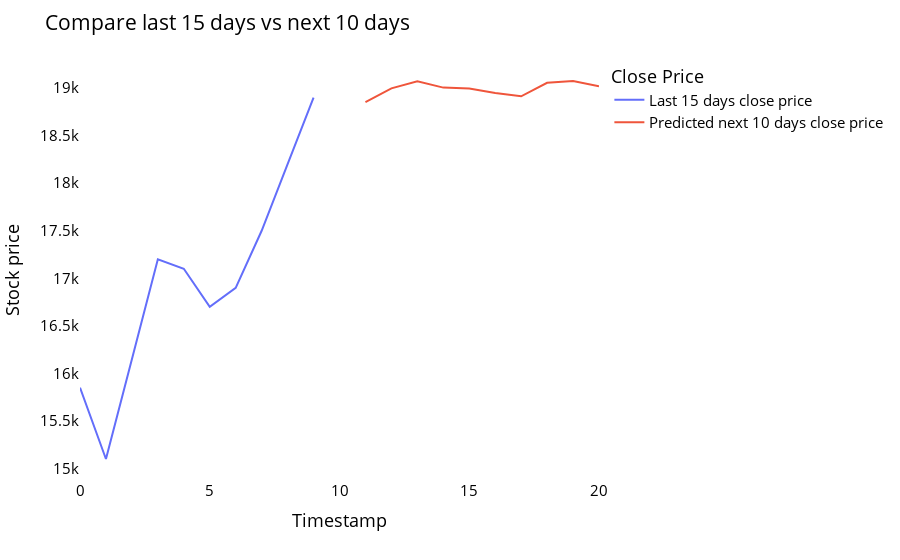

The notebook cell saved with this chart:
### Code cell
import copy

temp_mat = np.empty((len(last_days)+pred_days+1,1))
temp_mat[:] = np.nan
temp_mat = temp_mat.reshape(1,-1).tolist()[0]

last_original_days_value = copy.deepcopy(temp_mat)
next_predicted_days_value = copy.deepcopy(temp_mat)

last_original_days_value[0:time_step+1] = scaler.inverse_transform(closedf[len(closedf)-time_step:]).reshape(1,-1).tolist()[0]
next_predicted_days_value[time_step+1:] = scaler.inverse_transform(np.array(lst_output).reshape(-1,1)).reshape(1,-1).tolist()[0]
last_original_days_value.append(None)
names = cycle(['Last 15 days close price','Predicted next 10 days close price'])

new_pred_plot = pd.DataFrame({
    'last_original_days_value':last_original_days_value,
    'next_predicted_days_value':next_predicted_days_value
})

fig = px.line(new_pred_plot,x=new_pred_plot.index, y=[new_pred_plot['last_original_days_value'],
                                                      new_pred_plot['next_predicted_days_value']],
              labels={'value': 'Stock price','index': 'Timestamp'})
fig.update_layout(title_text='Compare last 15 days vs next 10 days',
                  plot_bgcolor='white', font_size=15, font_color='black',legend_title_text='Close Price')
fig.for_each_trace(lambda t:  t.update(name = next(names)))

fig.update_xaxes(showgrid=False)
fig.update_yaxes(showgrid=False)
fig.show()

### Figure 1 — Plotly figure (JSON) as saved in the notebook; plotly's stock layout.template omitted (floating-point values rounded to 4 significant figures)
{"data": [{"hovertemplate": "variable=last_original_days_value<br>Timestamp=%{x}<br>Stock price=%{y}<extra></extra>", "legendgroup": "last_original_days_value", "line": {"color": "#636efa", "dash": "solid"}, "marker": {"symbol": "circle"}, "mode": "lines", "name": "Last 15 days close price", "orientation": "v", "showlegend": true, "type": "scatter", "x": [0, 1, 2, 3, 4, 5, 6, 7, 8, 9, 10, 11, 12, 13, 14, 15, 16, 17, 18, 19, 20], "xaxis": "x", "y": [15850, 15100.0, 16150.0, 17200, 17100, 16700, 16900, 17500, 18200, 18900, null, null, null, null, null, null, null, null, null, null, null], "yaxis": "y"}, {"hovertemplate": "variable=next_predicted_days_value<br>Timestamp=%{x}<br>Stock price=%{y}<extra></extra>", "legendgroup": "next_predicted_days_value", "line": {"color": "#EF553B", "dash": "solid"}, "marker": {"symbol": "circle"}, "mode": "lines", "name": "Predicted next 10 days close price", "orientation": "v", "showlegend": true, "type": "scatter", "x": [0, 1, 2, 3, 4, 5, 6, 7, 8, 9, 10, 11, 12, 13, 14, 15, 16, 17, 18, 19, 20], "xaxis": "x", "y": [null, null, null, null, null, null, null, null, null, null, null, 18850.0, 19000.0, 19070.0, 19010.0, 19000.0, 18950.0, 18910.0, 19060.0, 19080.0, 19020.0], "yaxis": "y"}], "layout": {"font": {"color": "black", "size": 15}, "legend": {"title": {"text": "Close Price"}, "tracegroupgap": 0}, "margin": {"t": 60}, "plot_bgcolor": "white", "title": {"text": "Compare last 15 days vs next 10 days"}, "xaxis": {"anchor": "y", "domain": [0, 1], "showgrid": false, "title": {"text": "Timestamp"}}, "yaxis": {"anchor": "x", "domain": [0, 1], "showgrid": false, "title": {"text": "Stock price"}}}}
